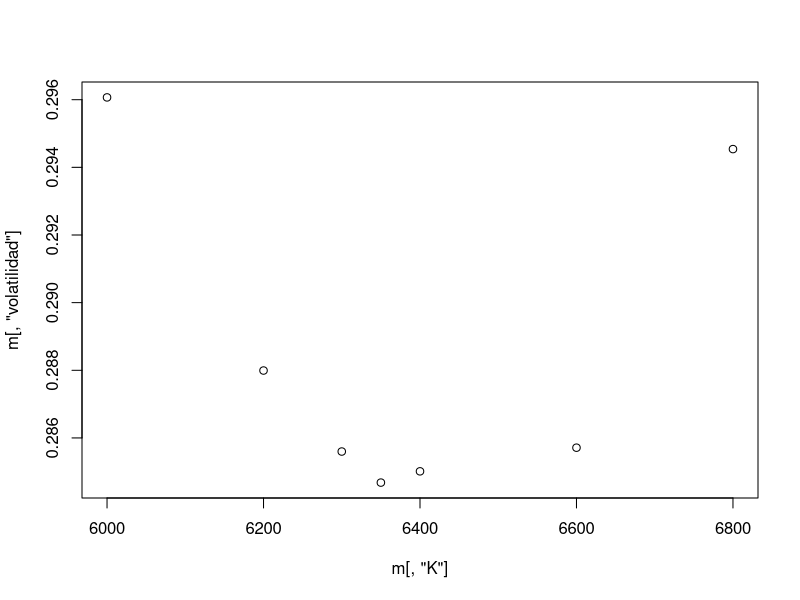

Source code (R):
m=matrix(c(6000,6200,6300,6350,6400,6600,6800,80.2,47.1,35.9,31.3,27.7,16.6,11.4),ncol=2)
colnames(m)=c("K","Vmar")

BS=function(S,K,T,r,sigma)
{
  d1=(log(S/K)+(r+0.5*sigma^2)*T)/(sigma*sqrt(T))
  d2=d1-sigma*sqrt(T)
  
  phid1=pnorm(d1,mean=0,sd=1,log=FALSE)
  phid2=pnorm(d2,mean=0,sd=1,log=FALSE)
  
  vcall=S*phid1-exp(-r*T)*K*phid2
  
  return(vcall)
}

vega=function(S,K,T,r,sigma)
{
 d1=(log(S/K)+(r+0.5*sigma^2)*T)/(sigma*sqrt(T))
 phid1=dnorm(d1,mean=0,sd=1,log=FALSE)
 
 return(S*sqrt(T)*phid1)
}

newton=function(sigma0,tolx,tolf,maxiter,S,K,T,r,Vmar)
{
  f0=Vmar-BS(S,K,T,r,sigma0)
  fp0=-vega(S,K,T,r,sigma0)
  sigma1=sigma0-f0/fp0
 
  f1=Vmar-BS(S,K,T,r,sigma1)
  
  k=1
  while(abs(f1)>tolf && abs(sigma1-sigma0)>tolx && k<maxiter)
  {
    fp1=-vega(S,K,T,r,sigma1)
    sigma2=sigma1-f1/fp1
   
    sigma0=sigma1
    sigma1=sigma2
        
    f1=Vmar-BS(S,K,T,r,sigma1)
        
    k=k+1
  }
  return(sigma1)
}

sigmavec=c()
for(i in 1:7) sigmavec[i]=newton(0.5,10^(-6),10^(-6),25,5290.36,m[i,1],0.211,0.0328,m[i,2])

m=cbind(m,sigmavec)
colnames(m)=c("K","Vmar","volatilidad")

plot(m[,"K"],m[,"volatilidad"])